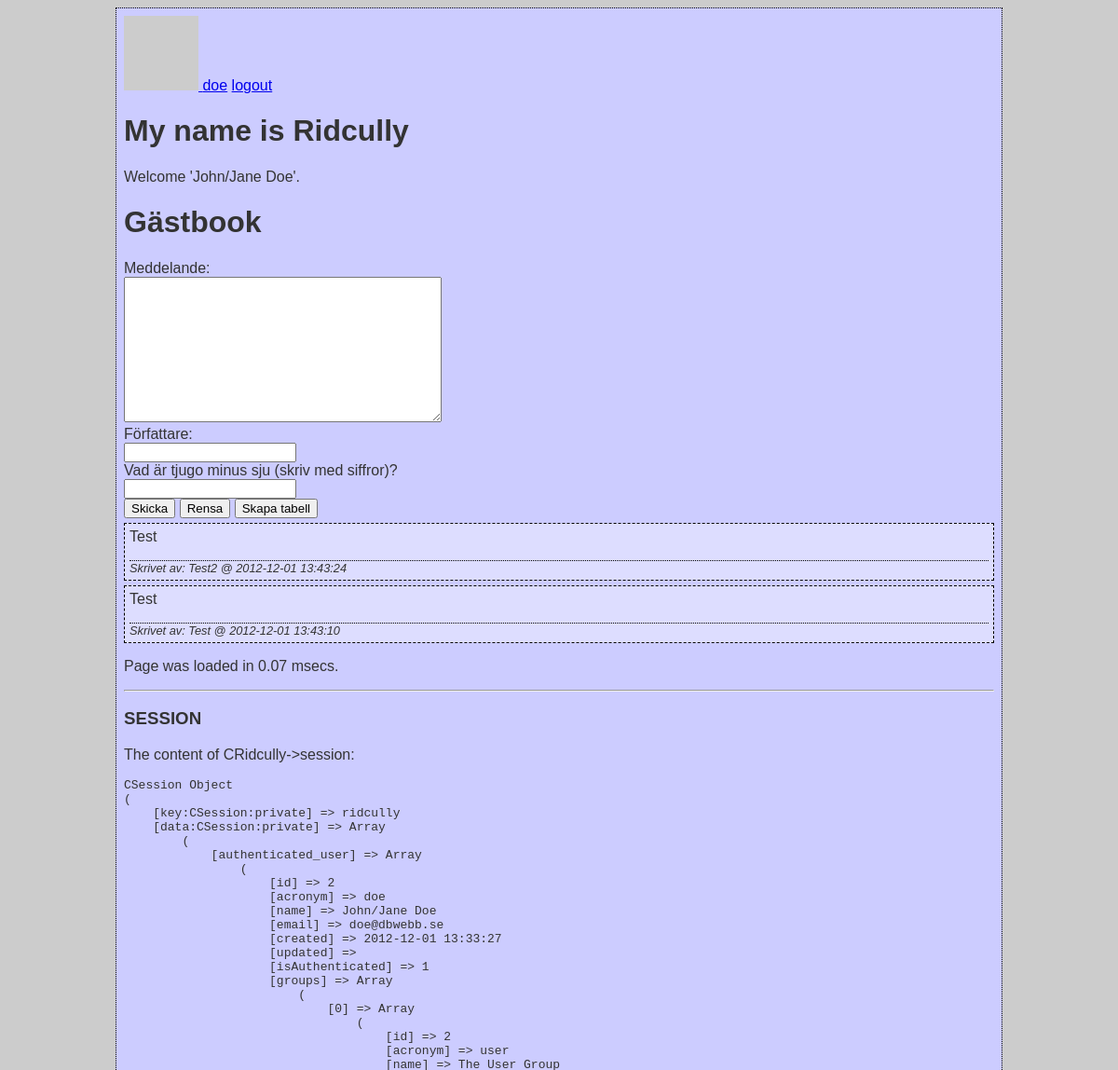
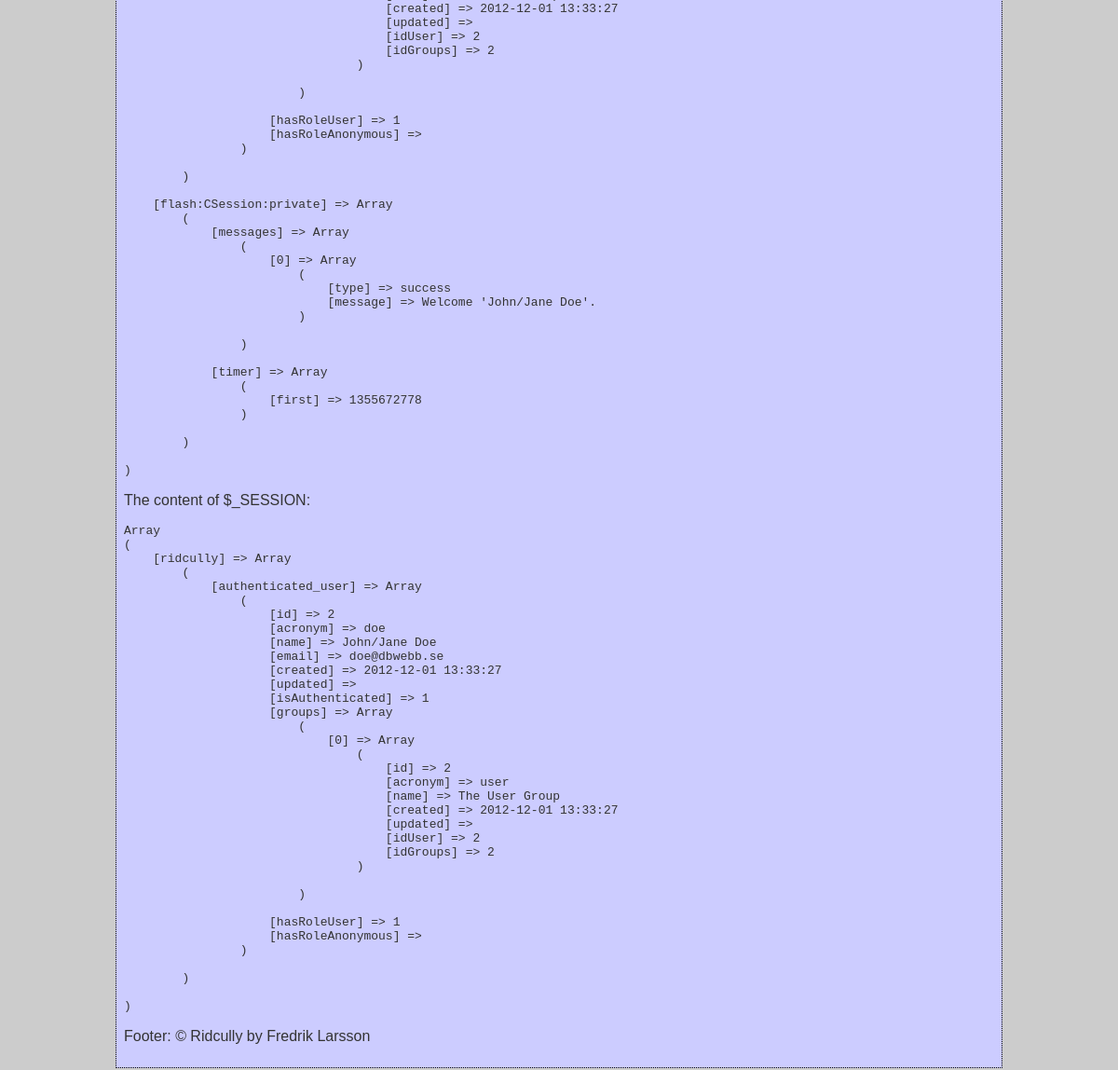
/guestbook (signed in), run on the app's committed database (2 pictures, top to bottom).
### tables this page shows
CREATE TABLE r_gb (post_id INTEGER PRIMARY KEY, post_message TEXT, post_author TEXT, post_time DATETIME default (datetime('now', 'localtime')));

### src/CRidcully/CRidcully.php (called while the page is built, shortened)
<?php
class CRidcully implements ISingleton {
  public $request;
  public $data = array('main' => '',
      'title' => '',
      'header' => '',
      'footer' => '');
   protected function __construct() {
    $this->views = new CViewContainer();
   }
  public function FrontControllerRoute() {
    $this->request = new CRequest();
    $this->request->Init($this->config['base_uri']);
    $controller = $this->request->controller;
    $method     = $this->request->method;
    $arguments  = $this->request->arguments;
    $controllerExists    = isset($this->config['controllers'][$controller]);
    $controllerEnabled   = false;
    $className           = false;
    $classExists         = false;
    if($controllerExists) {
      $controllerEnabled    = ($this->config['controllers'][$controller]['enabled'] === true);
      $className            = $this->config['controllers'][$controller]['class'];
      $classExists          = class_exists($className);
    }
    if($controllerExists && $controllerEnabled && $classExists) {
      $rc = new ReflectionClass($className);
      if($rc->implementsInterface('IController')) {
        if($rc->hasMethod($method)) {
          $controllerObj = $rc->newInstance();
          $methodObj = $rc->getMethod($method);
          $methodObj->invokeArgs($controllerObj, $arguments);
        } else {
          die("404. " . get_class() . ' error: Controller does not contain method.');
        }
      } else {
        die('404. ' . get_class() . ' error: Controller does not implement interface IController.');
      }
    }
    else {
      die('404. Page is not found.');
    }
  }
      public function ThemeEngineRender() {
        $themeName    = $this->config['theme']['name'];
        $themePath    = RIDCULLY_INSTALL_PATH . "/themes/{$themeName}";
        $themeUri     = $this->request->base_uri . "themes/{$themeName}";
        $this->data['stylesheet'] = "{$themeUri}/style.css";
        include_once RIDCULLY_INSTALL_PATH . '/themes/functions.php';
        extract($this->data);
        extract($this->views->GetData());
        include("{$themePath}/default.tpl.php");
      }
}
?>

### index.php (called while the page is built, shortened)
<?php
$r = CRidcully::Instance();
$r->FrontControllerRoute();
$r->ThemeEngineRender();

### src/CDatabase/CDatabase.php (called while the page is built, shortened)
<?php
class CDatabase {
  private $db = null;
  public function __construct($dsn, $username = null, $password = null, $driver_options = null) {
    $this->db = new PDO($dsn, $username, $password, $driver_options);
    $this->db->SetAttribute(PDO::ATTR_ERRMODE, PDO::ERRMODE_EXCEPTION);
  }
  public function ExecuteSelectQueryAndFetchAll($query, $params=array()){
    $this->stmt = $this->db->prepare($query);
    $this->stmt->execute($params);
    return $this->stmt->fetchAll(PDO::FETCH_ASSOC);
  }
}

### src/CMGuestBook/CMGuestBook.php (called while the page is built, shortened)
<?php
class CMGuestBook extends CObject implements IHasSQL {
  public static function SQL($key=null) {
   $queries = array(
      'create table guestbook'  => "CREATE TABLE IF NOT EXISTS r_gb (post_id INTEGER PRIMARY KEY, post_message TEXT, post_author TEXT, post_time DATETIME default (datetime('now', 'localtime')));",
      'insert into guestbook'   => "INSERT INTO r_gb (post_message, post_author) VALUES (?, ?);",
      'select from guestbook' => 'SELECT * FROM r_gb ORDER BY post_id DESC;',
      'drop guestbook'          => 'DROP TABLE r_gb;',
   );
    return $queries[$key];
  }
  public function ReadAll() {
    try {
      return $this->database->ExecuteSelectQueryAndFetchAll(self::SQL('select from guestbook'));
    } catch (Exception $e) {
      return array();
    }
  }
}
?>

### src/CCGuestBook/CCGuestBook.php (called while the page is built, shortened)
<?php
class CCGuestBook extends CObject implements IController {
  private $guestbookModel;
  public function __construct() {
    $this->guestbookModel = new CMGuestBook();
  }
    public function Index() {
    $this->views->SetTitle("Gästbok");
    $this->views->AddInclude(__DIR__ . '/index.tpl.php', array(
        'posts'=>  $this->guestbookModel->ReadAll(),
        'formAction' => $this->request->CreateUri('guestbook/post')
    ));
  }
}
?>

### src/CCGuestBook/index.tpl.php (the view)
<h1>Gästbook</h1>
 <form action="<?=$formAction?>" method="post">
   <label for="message">Meddelande:<br>
    <textarea id="message" cols="40" rows="10" name="message"></textarea>
   </label><br>
   <label for="author">Författare:<br>
    <input type="text" id="author" name="author">
   </label><br>
   <label for="password">Vad är tjugo minus sju (skriv med siffror)?<br>
    <input type="text" id="password" name="password">
   </label><br>
   <input type="submit" name="submit" id="submit" value="Skicka">
   <input type="submit" name="clear" id="clear" value="Rensa">
   <input type="submit" name="create" id="create" value="Skapa tabell">
 </form>
<?php foreach ($posts as $post): ?>
<article class="post">
  <p class="message"><?=$post["post_message"]?></p>
  <p class="author">Skrivet av: <?=$post["post_author"]?> @ <?=$post["post_time"]?></p>
</article>
<?php endforeach; ?>

### src/CViewContainer/CViewContainer.php (shortened to what this page needs)
<?php
class CViewContainer {
   private $views = array();
   public function AddInclude($file, $variables=array()) {
     $this->views[] = array('type' => 'include', 'file' => $file, 'variables' => $variables);
  }
   public function Render() {
     foreach($this->views as $view) {
      switch($view['type']) {
        case 'include':
          extract($view['variables']);
          include($view['file']);
          break;
      }
     }
  }
}

### themes/default/style.css (style rules this page uses)
html { background: #ccc; }
body { margin: 8px auto; width: 934px; padding: 8px; background: #ccf; border: 1px dotted #000000; font-family: Verdana,Arial,Helvetica,sans-serif; color: #333333; }
p.message { margin-top: 0; }
p.author { font-style: italic; font-size: 0.8em; margin: 0; border-top: 1px dotted #000; }
article.post { background-color: #ddf; padding: 5px; border: 1px dashed #000; margin: 5px 0; }

### data on the page
r_gb: post_message "Test", post_author "Test2", post_time "2012-12-01 13:43:24"
r_gb: post_message "Test", post_author "Test", post_time "2012-12-01 13:43:10"

### other printed values
$r->user->GetAcronym() "doe"
$val['message'] "Welcome 'John/Jane Doe'."
